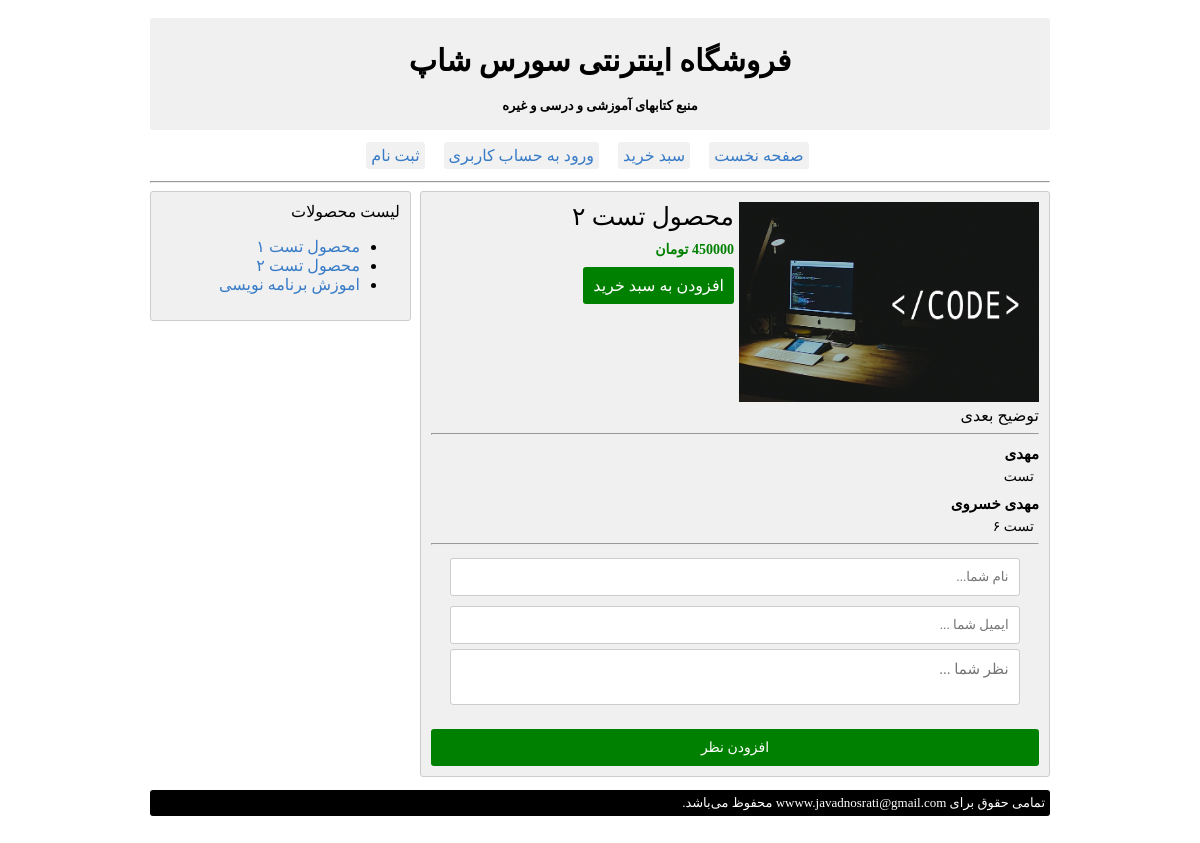
/product.php?id=7, run on the app's committed database.
### tables this page shows
CREATE TABLE `products`
(
    `id`            int(11)      NOT NULL,
    `product_name`  text         NOT NULL,
    `product_price` mediumint(9) NOT NULL,
    `product_desc`  text         NOT NULL,
    `product_image` text         NOT NULL,
    `product_date`  timestamp    NOT NULL DEFAULT current_timestamp()
);

CREATE TABLE `comments`
(
    `id`           int(11) NOT NULL,
    `username`     text    NOT NULL,
    `user_email`   text    NOT NULL,
    `comment_text` text    NOT NULL,
    `is_confirm`   int(11) NOT NULL DEFAULT 0,
    `product_id`   int(11) NOT NULL
);

### product.php (the view, shortened to what this page needs)
<?php
$id = $_GET['id'];
$query = mysqli_query($db, "SELECT * FROM products WHERE id=$id");
$comments = mysqli_query($db, "SELECT * FROM comments WHERE product_id='$id' AND is_confirm='1'");
$product = mysqli_fetch_array($query);
?>
<!doctype html>
<html lang="en">
<head>
    <link rel="stylesheet" href="styles/styles.css">
</head>
<body>
<div id="container">
    <div class="header">
        <h1>فروشگاه اینترنتی سورس شاپ</h1>
        <h2>منبع کتابهای آموزشی و درسی و غیره</h2>
    </div>
    <div class="nav">
        <ul>
            <li><a href="#">صفحه نخست</a></li>
            <li><a href="#">سبد خرید</a></li>
            <li><a href="#">ورود به حساب کاربری</a></li>
            <li><a href="#">ثبت نام</a></li>
        </ul>
    </div>
    <hr>
    <div class="content">
        <div class="product-page">
            <div class="product-image"><img src="images/<?php echo $product['product_image'] ?>" alt=""></div>
            <div class="product-name"><?php echo $product['product_name'] ?></div>
            <div class="product-price"><?php echo $product['product_price'] ?> تومان</div>
            <br>
            <a class="add-to-cart" href="config/add-to-cart.php?product-id=<?php echo $product['id'] ?>">افزودن به سبد خرید</a>
            <div class="product-desc"><?php echo $product['product_desc'] ?></div>
            <hr>
            <div class="comments">
                <?php while ($row = mysqli_fetch_array($comments)) { ?>
                    <div class="comment-item">
                        <div class="username"><?php echo $row['username'] ?></div>
                        <div class="comment-text"><?php echo $row['comment_text'] ?></div>
                    </div>
                <?php } ?>
                <hr>
                <form action="config/add-comment.php" method="post">
                    <input type="text" name="username" placeholder="نام شما..."><br>
                    <input type="text" name="email" placeholder="ایمیل شما ..."><br>
                    <textarea name="comment" placeholder="نظر شما ..."></textarea><br>
                    <input type="submit" name="add-comment" value="افزودن نظر">
                </form>
            </div>
        </div>
    </div>
    <div class="sidebar">
        <div class="sidebar-item">
            <div class="sidebar-title">لیست محصولات</div>
            <div class="sidebar-content">
                <ul>
                    <?php
                    $query = mysqli_query($db, "SELECT * FROM products");
                    while ($row = mysqli_fetch_array($query)) { ?>
                        <li><a href="#"><?php echo $row['product_name'] ?></a></li>
                    <?php } ?>
                </ul>
            </div>
        </div>
    </div>
    <div class="footer"><p>تمامی حقوق برای wwww.javadnosrati@gmail.com محفوظ می‌باشد.</p></div>
</div>
</body>
</html>

### styles/styles.css (style rules this page uses)
body { direction: rtl; font-family: tahoma; }
#container { width: 900px; margin: 0 auto; padding: 10px; }
#container .header { text-align: center; background-color: #f0f0f0; padding: 5px; border-radius: 3px; }
#container .header h1 { font-size: 30px; }
#container .header h2 { font-size: 13px; }
#container .nav { text-align: center; }
#container .nav ul li { display: inline-block; margin-left: 15px; }
#container .nav ul li a { text-decoration: none; color: #377bc7; padding: 5px; background-color: #f1f1f1; border-radius: 3px; }
#container .content { background-color: #f0f0f0; padding: 10px; box-sizing: border-box; width: 70%; float: right; border: 1px solid #ccc; border-radius: 3px; }
#container .sidebar { background-color: #f0f0f0; padding: 10px; box-sizing: border-box; border: 1px solid #ccc; border-radius: 3px; width: 29%; float: left; }
#container .footer { background-color: #000; color: #fff; font-size: 13px; border-radius: 3px; margin-top: 10px; }
#container .footer p { padding: 5px; }
.sidebar a { color: #377bc7; text-decoration: none; }
.product-page .product-image { float: right; }
.product-page .product-image img { width: 300px; padding-left: 5px; height: 200px; }
.product-page .product-name { font-size: 25px; }
.product-page .product-price { font-size: 14px; color: green; font-weight: bold; margin-top: 10px; }
.product-page .add-to-cart { background-color: green; color: #fff; text-decoration: none; padding: 10px; border-radius: 3px; }
.comments { text-align: center; }
.comments .comment-item { text-align: right; }
.comments .comment-item .username { font-weight: bold; font-size: 15px; margin-top: 10px; }
.comments .comment-item .comment-text { font-size: 14px; padding: 5px 5px 0 0; }
.comments input[type=text] { width: 90%; padding: 10px; border-radius: 3px; border: 1px solid #ccc; margin: 5px; font-family: Tahoma; }
.comments textarea { width: 90%; padding: 10px; font-size: 15px; font-family: tahoma; resize: none; border-radius: 3px; border: 1px solid #ccc; }
.comments input[type=submit] { padding: 10px; background-color: green; color: #fff; border: none; border-radius: 3px; margin-top: 10px; font-family: Tahoma; }
.content a { text-decoration: none; }
.content input[type=submit] { background: green; width: 100%; color: #fff; padding: 10px; font-family: tahoma; border: none; border-radius: 3px; font-size: 14px; text-align: center; margin-top: 20px; }

### data on the page
products: product_image (picture), product_name "محصول تست ۲", product_price "450000", product_desc "توضیح بعدی"
comments: username "مهدی", comment_text "تست"
comments: username "مهدی خسروی", comment_text "تست ۶"
products: product_name "محصول تست ۱"
products: product_name "اموزش برنامه نویسی"
